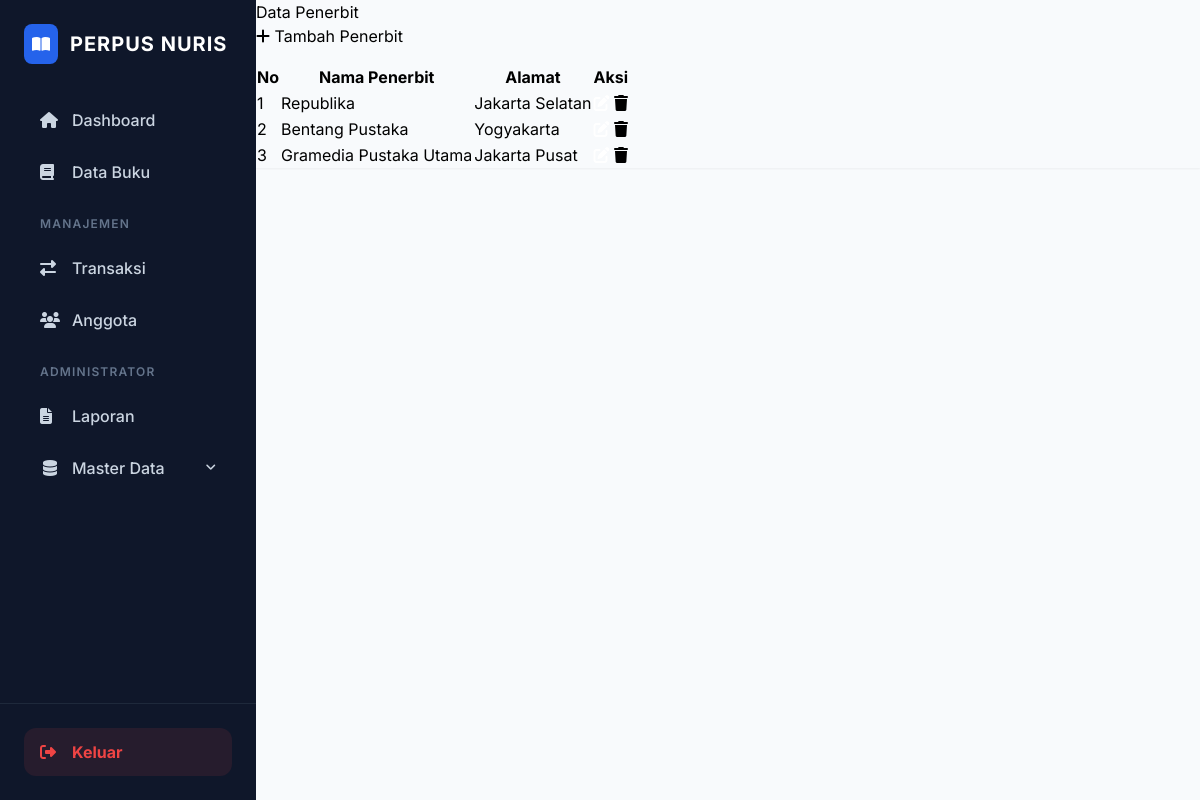
The page /pages/penerbit/index.php (signed in) on the database its author committed.
### tables this page shows
CREATE TABLE `penerbit` (
  `id` int(11) NOT NULL AUTO_INCREMENT,
  `nama_penerbit` varchar(100) NOT NULL,
  `alamat_penerbit` text,
  PRIMARY KEY (`id`)
);

### pages/penerbit/index.php (the view)
<?php
require_once "../../konek.php";
require_once "../../layout/header.php";
require_once "../../layout/sidebar.php";
?>
<div class="container-fluid">
    <div class="d-flex justify-content-between align-items-center mb-4">
        <h4 class="mb-0">Data Penerbit</h4>
        <a href="tambah.php" class="btn btn-primary"><i class="fas fa-plus"></i> Tambah Penerbit</a>
    </div>
    <div class="card shadow-sm border-0">
        <div class="card-body">
            <table class="table table-hover">
                <thead class="table-light">
                    <tr>
                        <th>No</th>
                        <th>Nama Penerbit</th>
                        <th>Alamat</th>
                        <th>Aksi</th>
                    </tr>
                </thead>
                <tbody>
                    <?php
                    $no = 1;
                    $query = mysqli_query($conn, "SELECT * FROM penerbit ORDER BY id DESC");
                    while($d = mysqli_fetch_array($query)) :
                    ?>
                    <tr>
                        <td><?= $no++; ?></td>
                        <td><?= $d['nama_penerbit']; ?></td>
                        <td><?= $d['alamat_penerbit']; ?></td>
                        <td>
                            <a href="edit.php?id=<?= $d['id']; ?>" class="btn btn-sm btn-warning text-white"><i class="fas fa-edit"></i></a>
                            <a href="hapus.php?id=<?= $d['id']; ?>" class="btn btn-sm btn-danger" onclick="return confirm('Yakin ingin menghapus?')"><i class="fas fa-trash"></i></a>
                        </td>
                    </tr>
                    <?php endwhile; ?>
                </tbody>
            </table>
        </div>
    </div>
</div>
<?php require_once "../../layout/footer.php"; ?>

### layout/header.php (style rules this page uses)
body { font-family: 'Inter', sans-serif; }

### rows shown on the page
penerbit: nama_penerbit "Republika", alamat_penerbit "Jakarta Selatan"
penerbit: nama_penerbit "Bentang Pustaka", alamat_penerbit "Yogyakarta"
penerbit: nama_penerbit "Gramedia Pustaka Utama", alamat_penerbit "Jakarta Pusat"
